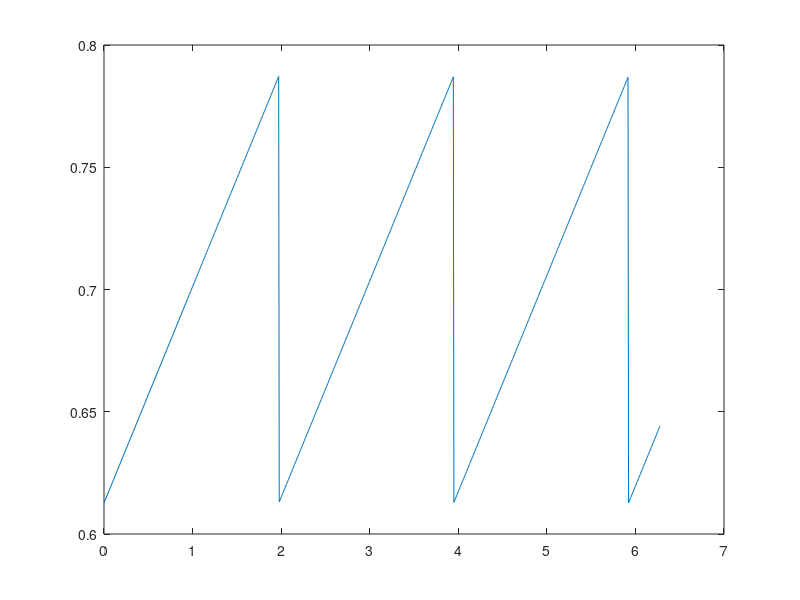
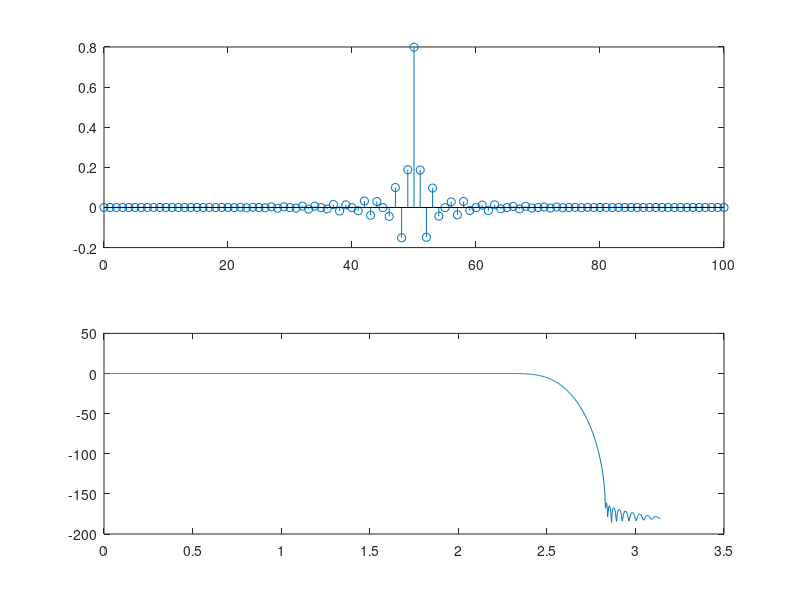
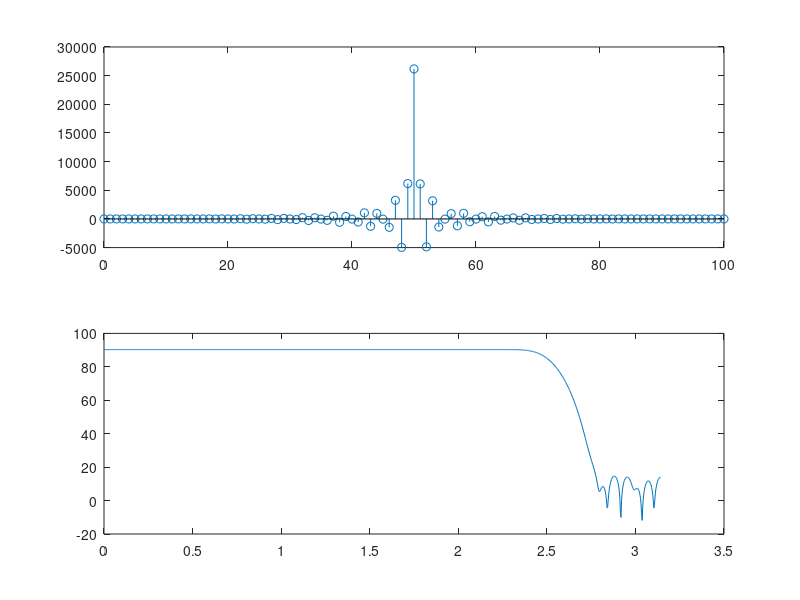

Recreate these plots in MATLAB, in order. (Note: this script raises an error after producing the figures.)
%% DSP Homework 7
T = 1/20000;
Omegap = 2*pi*7000*T;    Omegas = 2*pi*9000*T; 
deltap = 1;             deltas = .01;
Lh = 101; 
K = 10*Lh; 
k = (0:K-1);
Omegak = k*2*pi/K;

OmegaPC = 2*pi*1500*T;   OmegaPR = 2*pi*3000*T;
parablength = Omegak.*(Omegak>=0 & Omegak<=OmegaPR);

sawPer = 1000*2*pi/20000;
xsawPer= Omegak.*(Omegak > OmegaPR);

sinfn = (.7943-.707)*sawtooth(1/sawPer*xsawPer) + .7;
% sinfn = ((xsinPer - OmegaPC).^2).*sawtooth(1/sinPer*xsinPer) + .7943;
plot(xsawPer, sinfn);


figure;
xsauce = [0 OmegaPC OmegaPR]; ysauce = [.7943 .8915 .7943]; psauce = polyfit(xsauce,ysauce,2);
xu=linspace(0,OmegaPR,10);
parabola = [polyval(psauce,parablength)];
plot(parablength, parabola)

Q = 20.0*(Omegak>=Omegas) + 1.0*(Omegak>=0 & Omegak < 1) + ...
    10.0*(Omegak>=1 & Omegak < 1.5) + 1*(Omegak>=1.5 & Omegak < Omegap);
Q(fix(K/2)+2:end) = Q(round(K/2):-1:2);

Hd = (1.*(Omegak < Omegap) + 0.*(Omegak > Omegap)).*exp(-1j*k*pi*(Lh-1)/K);
% Hd = (0.*(Omegak<Omegap) + parabola.*(Omegak>=Omegap & Omegak<=OmegaPR) ...
%      + sinfn.*(Omegak >= OmegaPR)).*exp(-1j*k*pi*(Lh-1)/K);
Hd(fix(K/2)+2:end) = conj(Hd(round(K/2):-1:2));
l = (0:Lh-1)'; a = exp(1j*l*Omegak)*Q.'/K; b = exp(1j*l*Omegak)*(Hd.*Q/K).';
a = real(a); b = real(b);
A = toeplitz(a); h = (A\b);
n = (0:Lh-1)'; 
subplot(211); 
stem(n,h);
Omega = linspace(0,pi,1001); 
H = polyval(h,exp(1j*Omega)).*exp(-1j*(Lh-1)*Omega);
subplot(212); 
plot(Omega,20*log10(abs(H)))
deltap = 2*max(abs(abs(H(Omega>=Omegap))-1))
deltas = max(abs(H(Omega<=Omegas)))

figure;
plot(Q);

Morder = length(h);
[hMax,hMaxIndex] = max(h)
% scale = (2^(16-1)-50)/h(hMaxIndex-1)
scale = (2^15)/(abs(sum(h)));                                      %Q notation
hInt = floor(h*(scale));

subplot(211); 
stem(n,hInt);
Omega = linspace(0,pi,1001); 
H = polyval(hInt,exp(1j*Omega)).*exp(-1j*(Lh-1)*Omega);
subplot(212); 
plot(Omega,20*log10(abs(H)))
deltap = 2*max(abs(abs(H(Omega>=Omegap))-1))
deltas = max(abs(H(Omega<=Omegas)))

        fid = fopen('K22_Project_Framework/coef.h','w');
        fprintf(fid,'#define Korder %i \n',uint8(Morder));
        fprintf(fid,'int h[Korder] = { \n');
        for Korder = 1:Morder-1
            fprintf(fid,'%i,\n', hInt(Korder));
        end
        fprintf(fid,'%i }; \n', hInt(Korder));
        fclose(fid);

save('bpg.mat','hInt');
